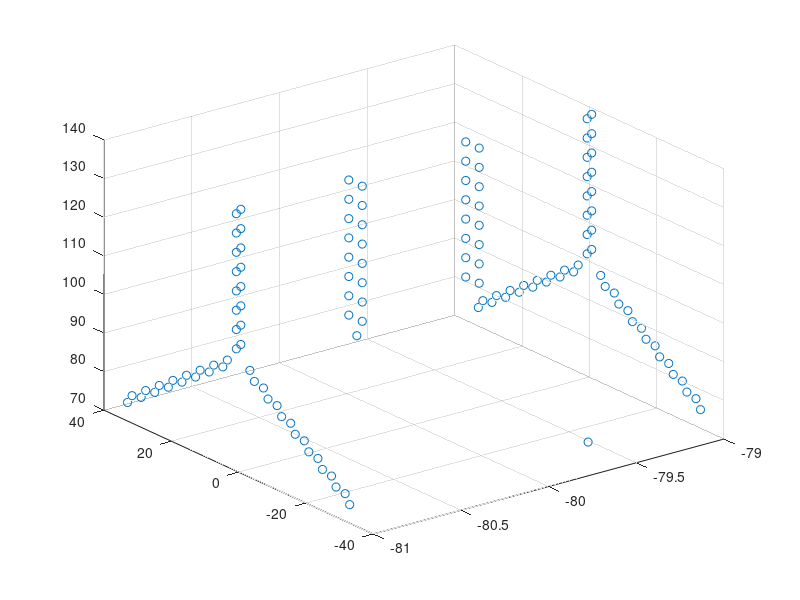

MATLAB code for this plot:
numObstacles = 0;
meshX = [-81, -81, -81;
-81, -81, -81;
-81, -81, -81;
-81, -81, -81;
-81, -81, -81;
-81, -81, -81;
-81, -81, -81;
-81, -81, -81;
-81, -81, -81;
-81, -81, -81;
-81, -81, -81;
-81, -81, -81;
-81, -81, -81;
-81, -81, -81;
-81, -81, -81;
-81, -81, -81;
-81, -79, -79;
-79, -79, -79;
-79, -79, -79;
-79, -79, -79;
-79, -79, -79;
-79, -79, -79;
-79, -79, -79;
-79, -79, -79;
-79, -79, -79;
-79, -79, -79;
-79, -79, -79;
-79, -79, -79;
-79, -79, -79;
-79, -79, -79;
-79, -79, -79;
-79, -79, -79;
-79, -79, -79;
-81, -81, -81;
-81, -81, -81;
-81, -81, -81;
-81, -81, -81;
-81, -81, -81;
-81, -81, -81;
-81, -81, -81;
-81, -81, -81;
-81, -81, -81;
-81, -81, -81;
-81, -81, -81;
-81, -81, -81;
-81, -81, -81;
-81, -81, -81;
-81, -81, -81;
-81, -81, -81;
-81, -79, -79;
-79, -79, -79;
-79, -79, -79;
-79, -79, -79;
-79, -79, -79;
-79, -79, -79;
-79, -79, -79;
-79, -79, -79;
-79, -79, -79;
-79, -79, -79;
-79, -79, -79;
-79, -79, -79;
-79, -79, -79;
-79, -79, -79;
-79, -79, -79;
-79, -79, -79;
-79, -79, -79;
-81, -81, -81;
-81, -81, -81;
-81, -81, -81;
-81, -81, -81;
-81, -81, -81;
-81, -81, -81;
-81, -81, -81;
-81, -81, -81;
-81, -81, -81;
-81, -81, -81;
-81, -81, -81;
-81, -81, -81;
-81, -81, -81;
-81, -81, -81;
-81, -81, -81;
-81, -81, -81;
-79, -79, -79;
-79, -79, -79;
-79, -79, -79;
-79, -79, -79;
-79, -79, -79;
-79, -79, -79;
-79, -79, -79;
-79, -79, -79;
-79, -79, -79;
-79, -79, -79;
-79, -79, -79;
-79, -79, -79;
-79, -79, -79;
-79, -79, -79;
-79, -79, -79;
-79, -79, -79;
-81, -81, -79;
-81, -81, -79;
-81, -81, -79;
-81, -81, -79;
-81, -81, -79;
-81, -81, -79;
-81, -81, -79;
-81, -81, -79;
-79, -81, -79;
-79, -81, -79;
-79, -81, -79;
-79, -81, -79;
-79, -81, -79;
-79, -81, -79;
-79, -81, -79;
-79, -81, -79;
-81, -79, -81;
-81, -79, -81;
-81, -79, -81;
-81, -79, -81;
-81, -79, -81;
-81, -79, -81;
-81, -79, -81;
-81, -79, -81;
-79, -79, -81;
-79, -79, -81;
-79, -79, -81;
-79, -79, -81;
-79, -79, -81;
-79, -79, -81;
-79, -79, -81;
-79, -79, -81;
];
meshY = [-2, -2, -6.04508;
-6.04508, -6.04508, -10.0902;
-10.0902, -10.0902, -14.1353;
-14.1353, -14.1353, -18.1803;
-18.1803, -18.1803, -22.2254;
-22.2254, -22.2254, -26.2705;
-26.2705, -26.2705, -30.3156;
-30.3156, -30.3156, -34.3607;
-2, -6.04508, -6.04508;
-6.04508, -10.0902, -10.0902;
-10.0902, -14.1353, -14.1353;
-14.1353, -18.1803, -18.1803;
-18.1803, -22.2254, -22.2254;
-22.2254, -26.2705, -26.2705;
-26.2705, -30.3156, -30.3156;
-30.3156, -34.3607, -34.3607;
-34.3607, -34.3607, -34.3607;
-2, -6.04508, -2;
-6.04508, -10.0902, -6.04508;
-10.0902, -14.1353, -10.0902;
-14.1353, -18.1803, -14.1353;
-18.1803, -22.2254, -18.1803;
-22.2254, -26.2705, -22.2254;
-26.2705, -30.3156, -26.2705;
-30.3156, -34.3607, -30.3156;
-2, -6.04508, -6.04508;
-6.04508, -10.0902, -10.0902;
-10.0902, -14.1353, -14.1353;
-14.1353, -18.1803, -18.1803;
-18.1803, -22.2254, -22.2254;
-22.2254, -26.2705, -26.2705;
-26.2705, -30.3156, -30.3156;
-30.3156, -34.3607, -34.3607;
2, 6.04508, 2;
6.04508, 10.0902, 6.04508;
10.0902, 14.1353, 10.0902;
14.1353, 18.1803, 14.1353;
18.1803, 22.2254, 18.1803;
22.2254, 26.2705, 22.2254;
26.2705, 30.3156, 26.2705;
30.3156, 34.3607, 30.3156;
2, 6.04508, 6.04508;
6.04508, 10.0902, 10.0902;
10.0902, 14.1353, 14.1353;
14.1353, 18.1803, 18.1803;
18.1803, 22.2254, 22.2254;
22.2254, 26.2705, 26.2705;
26.2705, 30.3156, 30.3156;
30.3156, 34.3607, 34.3607;
34.3607, 34.3607, 34.3607;
2, 2, 6.04508;
6.04508, 6.04508, 10.0902;
10.0902, 10.0902, 14.1353;
14.1353, 14.1353, 18.1803;
18.1803, 18.1803, 22.2254;
22.2254, 22.2254, 26.2705;
26.2705, 26.2705, 30.3156;
30.3156, 30.3156, 34.3607;
2, 6.04508, 6.04508;
6.04508, 10.0902, 10.0902;
10.0902, 14.1353, 14.1353;
14.1353, 18.1803, 18.1803;
18.1803, 22.2254, 22.2254;
22.2254, 26.2705, 26.2705;
26.2705, 30.3156, 30.3156;
30.3156, 34.3607, 34.3607;
2, -2, 2;
2, -2, 2;
2, -2, 2;
2, -2, 2;
2, -2, 2;
2, -2, 2;
2, -2, 2;
2, -2, 2;
-2, -2, 2;
-2, -2, 2;
-2, -2, 2;
-2, -2, 2;
-2, -2, 2;
-2, -2, 2;
-2, -2, 2;
-2, -2, 2;
2, 2, -2;
2, 2, -2;
2, 2, -2;
2, 2, -2;
2, 2, -2;
2, 2, -2;
2, 2, -2;
2, 2, -2;
-2, 2, -2;
-2, 2, -2;
-2, 2, -2;
-2, 2, -2;
-2, 2, -2;
-2, 2, -2;
-2, 2, -2;
-2, 2, -2;
2, 2, 2;
2, 2, 2;
2, 2, 2;
2, 2, 2;
2, 2, 2;
2, 2, 2;
2, 2, 2;
2, 2, 2;
2, 2, 2;
2, 2, 2;
2, 2, 2;
2, 2, 2;
2, 2, 2;
2, 2, 2;
2, 2, 2;
2, 2, 2;
-2, -2, -2;
-2, -2, -2;
-2, -2, -2;
-2, -2, -2;
-2, -2, -2;
-2, -2, -2;
-2, -2, -2;
-2, -2, -2;
-2, -2, -2;
-2, -2, -2;
-2, -2, -2;
-2, -2, -2;
-2, -2, -2;
-2, -2, -2;
-2, -2, -2;
-2, -2, -2;
];
meshZ = [100, 96, 97.0611;
97.0611, 93.0611, 94.1221;
94.1221, 90.1221, 91.1832;
91.1832, 87.1832, 88.2443;
88.2443, 84.2443, 85.3054;
85.3054, 81.3054, 82.3664;
82.3664, 78.3664, 79.4275;
79.4275, 75.4275, 76.4886;
96, 93.0611, 97.0611;
93.0611, 90.1221, 94.1221;
90.1221, 87.1832, 91.1832;
87.1832, 84.2443, 88.2443;
84.2443, 81.3054, 85.3054;
81.3054, 78.3664, 82.3664;
78.3664, 75.4275, 79.4275;
75.4275, 72.4886, 76.4886;
76.4886, 72.4886, 76.4886;
100, 97.0611, 96;
97.0611, 94.1221, 93.0611;
94.1221, 91.1832, 90.1221;
91.1832, 88.2443, 87.1832;
88.2443, 85.3054, 84.2443;
85.3054, 82.3664, 81.3054;
82.3664, 79.4275, 78.3664;
79.4275, 76.4886, 75.4275;
96, 97.0611, 93.0611;
93.0611, 94.1221, 90.1221;
90.1221, 91.1832, 87.1832;
87.1832, 88.2443, 84.2443;
84.2443, 85.3054, 81.3054;
81.3054, 82.3664, 78.3664;
78.3664, 79.4275, 75.4275;
75.4275, 76.4886, 72.4886;
100, 97.0611, 96;
97.0611, 94.1221, 93.0611;
94.1221, 91.1832, 90.1221;
91.1832, 88.2443, 87.1832;
88.2443, 85.3054, 84.2443;
85.3054, 82.3664, 81.3054;
82.3664, 79.4275, 78.3664;
79.4275, 76.4886, 75.4275;
96, 97.0611, 93.0611;
93.0611, 94.1221, 90.1221;
90.1221, 91.1832, 87.1832;
87.1832, 88.2443, 84.2443;
84.2443, 85.3054, 81.3054;
81.3054, 82.3664, 78.3664;
78.3664, 79.4275, 75.4275;
75.4275, 76.4886, 72.4886;
76.4886, 76.4886, 72.4886;
100, 96, 97.0611;
97.0611, 93.0611, 94.1221;
94.1221, 90.1221, 91.1832;
91.1832, 87.1832, 88.2443;
88.2443, 84.2443, 85.3054;
85.3054, 81.3054, 82.3664;
82.3664, 78.3664, 79.4275;
79.4275, 75.4275, 76.4886;
96, 93.0611, 97.0611;
93.0611, 90.1221, 94.1221;
90.1221, 87.1832, 91.1832;
87.1832, 84.2443, 88.2443;
84.2443, 81.3054, 85.3054;
81.3054, 78.3664, 82.3664;
78.3664, 75.4275, 79.4275;
75.4275, 72.4886, 76.4886;
100, 100, 105;
105, 105, 110;
110, 110, 115;
115, 115, 120;
120, 120, 125;
125, 125, 130;
130, 130, 135;
135, 135, 140;
100, 105, 105;
105, 110, 110;
110, 115, 115;
115, 120, 120;
120, 125, 125;
125, 130, 130;
130, 135, 135;
135, 140, 140;
100, 105, 100;
105, 110, 105;
110, 115, 110;
115, 120, 115;
120, 125, 120;
125, 130, 125;
130, 135, 130;
135, 140, 135;
100, 105, 105;
105, 110, 110;
110, 115, 115;
115, 120, 120;
120, 125, 125;
125, 130, 130;
130, 135, 135;
135, 140, 140;
100, 105, 100;
105, 110, 105;
110, 115, 110;
115, 120, 115;
120, 125, 120;
125, 130, 125;
130, 135, 130;
135, 140, 135;
100, 105, 105;
105, 110, 110;
110, 115, 115;
115, 120, 120;
120, 125, 125;
125, 130, 130;
130, 135, 135;
135, 140, 140;
100, 100, 105;
105, 105, 110;
110, 110, 115;
115, 115, 120;
120, 120, 125;
125, 125, 130;
130, 130, 135;
135, 135, 140;
100, 105, 105;
105, 110, 110;
110, 115, 115;
115, 120, 120;
120, 125, 125;
125, 130, 130;
130, 135, 135;
135, 140, 140;
];

for i=1:length(meshX) 
x(i)=(meshX(i,1)+meshX(i,2)+meshX(i,3))/3;
y(i)=(meshY(i,1)+meshY(i,2)+meshY(i,3))/3;
z(i)=(meshZ(i,1)+meshZ(i,2)+meshZ(i,3))/3;
end

scatter3(x,y,z)